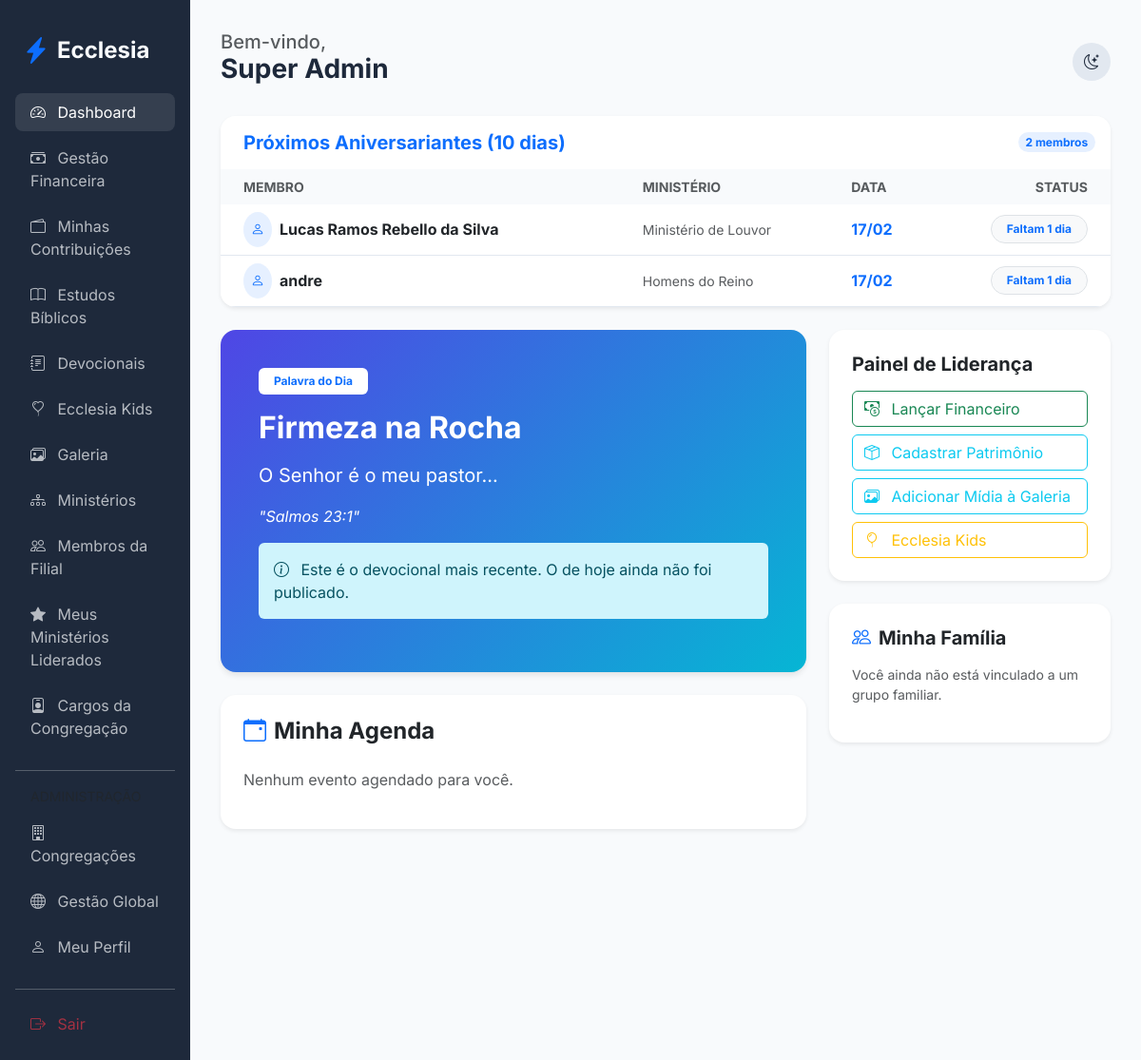
The app's page /members/dashboard (signed in), older data.
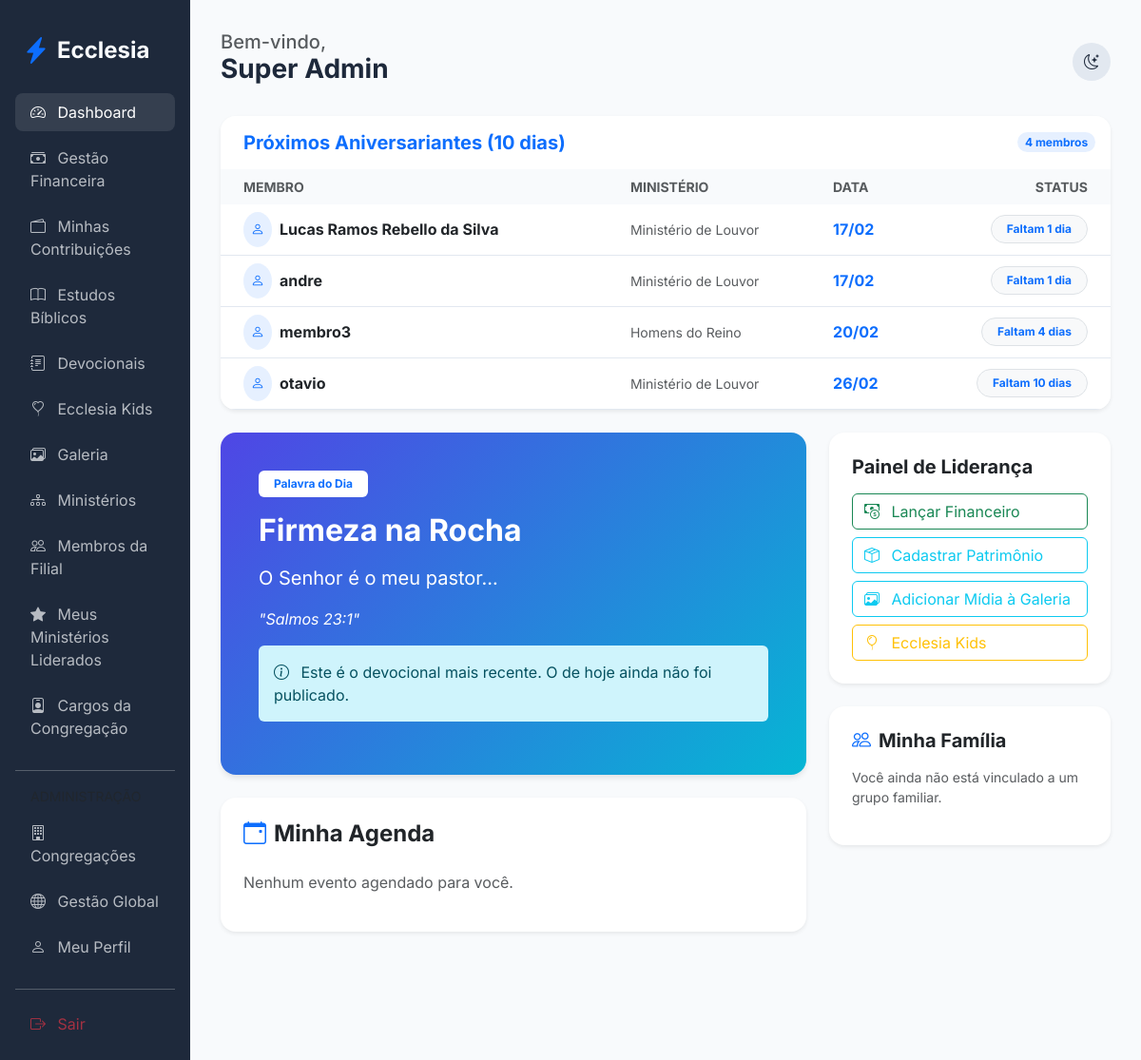
The same page, newer data.
### app/core/models.py (models this page shows, shortened)
class User(db.Model, UserMixin):
    id = db.Column(db.Integer, primary_key=True)
    name = db.Column(db.String(100), nullable=False)
    email = db.Column(db.String(120), unique=True, nullable=False)
    password_hash = db.Column(db.String(128))
    birth_date = db.Column(db.Date)
    gender = db.Column(db.String(20))
    documents = db.Column(db.String(200)) # Flexível para diferentes países
    address = db.Column(db.Text)
    phone = db.Column(db.String(50))
    profile_photo = db.Column(db.String(255), nullable=True)
    status = db.Column(db.String(20), default='pending') # pending, active, rejected
    is_ministry_leader = db.Column(db.Boolean, default=False)
    church_id = db.Column(db.Integer, db.ForeignKey('church.id'))
    family_id = db.Column(db.Integer, db.ForeignKey('family.id'), nullable=True)
    church_role_id = db.Column(db.Integer, db.ForeignKey('church_role.id'), nullable=True)
    ministries = db.relationship('Ministry', secondary=member_ministries, backref=db.backref('members', lazy='dynamic'))
    can_manage_ministries = db.Column(db.Boolean, default=False)
    can_manage_media = db.Column(db.Boolean, default=False)
    can_publish_devotionals = db.Column(db.Boolean, default=False)
    can_approve_members = db.Column(db.Boolean, default=False)
    can_manage_finance = db.Column(db.Boolean, default=False)
    can_manage_kids = db.Column(db.Boolean, default=False)
    can_manage_events = db.Column(db.Boolean, default=False)

class Ministry(db.Model):
    id = db.Column(db.Integer, primary_key=True)
    name = db.Column(db.String(100), nullable=False)
    description = db.Column(db.Text)
    church_id = db.Column(db.Integer, db.ForeignKey('church.id'))
    leader_id = db.Column(db.Integer, db.ForeignKey('user.id'), nullable=True)
    events = db.relationship('Event', backref='ministry', lazy=True)
    leader = db.relationship('User', foreign_keys=[leader_id])
    transactions = db.relationship('MinistryTransaction', backref='ministry', lazy=True)

### app/modules/members/routes.py (the view)
@members_bp.route('/dashboard')
@login_required
def dashboard():
    latest_devotional = Devotional.query.order_by(Devotional.date.desc()).first()
    recent_studies = Study.query.order_by(Study.created_at.desc()).limit(3).all()
    ministry_ids = [m.id for m in current_user.ministries]
    personal_agenda = Event.query.filter(
        (Event.church_id == current_user.church_id) &
        ((Event.ministry_id == None) | (Event.ministry_id.in_(ministry_ids)))
    ).order_by(Event.start_time.asc()).all()
    is_global_admin = current_user.church_role and current_user.church_role.name == 'Administrador Global'
    is_pastor = current_user.church_role and current_user.church_role.name == 'Pastor Líder'
    led_ministries_list = [m for m in current_user.ministries if m.leader_id == current_user.id]
    is_ministry_leader = len(led_ministries_list) > 0
    is_authorized_for_alerts = is_global_admin or is_pastor or is_ministry_leader
    pending_members = []
    if current_user.can_approve_members or is_global_admin or is_pastor:
        if is_global_admin:
            pending_members = User.query.filter_by(status='pending').all()
        else:
            from sqlalchemy import or_
            pending_members = User.query.filter(
                (User.status == 'pending') &
                (or_(User.church_id == current_user.church_id, User.church_id == None))
            ).all()
    birthday_alerts = []
    if is_authorized_for_alerts:
        from datetime import timedelta
        today = datetime.now().date()
        future_limit = today + timedelta(days=10)
        if is_global_admin or is_pastor:
            target_ministries = Ministry.query.filter_by(church_id=current_user.church_id).all()
        else:
            target_ministries = led_ministries_list
        if target_ministries:
            seen_members = set()
            for ministry in target_ministries:
                for member in ministry.members:
                    if member.birth_date and member.id not in seen_members:
                        try:
                            bday_this_year = member.birth_date.replace(year=today.year)
                        except ValueError:
                            bday_this_year = member.birth_date.replace(year=today.year, day=28)
                        if bday_this_year < today:
                            try:
                                bday_this_year = bday_this_year.replace(year=today.year + 1)
                            except ValueError:
                                bday_this_year = bday_this_year.replace(year=today.year + 1, day=28)
                        if today <= bday_this_year <= future_limit:
                            days_until = (bday_this_year - today).days
                            birthday_alerts.append({
                                'name': member.name,
                                'day': member.birth_date.day,
                                'month': member.birth_date.strftime('%m'),
                                'ministry': ministry.name,
                                'is_today': days_until == 0,
                                'days_until': days_until
                            })
                            seen_members.add(member.id)
            birthday_alerts.sort(key=lambda x: x['days_until'])
    return render_template('members/dashboard.html',
                           devotional=latest_devotional,
                           studies=recent_studies,
                           agenda=personal_agenda,
                           pending_members=pending_members,
                           birthday_alerts=birthday_alerts,
                           datetime=datetime)

### app/templates/members/dashboard.html (shortened to what the changed rows need)
{% extends "base.html" %}
{% block content %}
<div class="row g-4">
    {% if birthday_alerts %}
    <div class="col-12">
        <div class="card border-0 shadow-sm rounded-4 overflow-hidden">
            <div class="card-header bg-white border-0 py-3 d-flex justify-content-between align-items-center">
                <h5 class="fw-bold mb-0 text-primary">Próximos Aniversariantes (10 dias)</h5>
                <span class="badge bg-primary bg-opacity-10 text-primary rounded-pill">{{ birthday_alerts|length }} membros</span>
            </div>
            <div class="card-body p-0">
                <div class="table-responsive">
                    <table class="table table-hover align-middle mb-0">
                        <thead class="bg-light">
                            <tr>
                                <th class="ps-4 border-0 small text-muted">MEMBRO</th>
                                <th class="border-0 small text-muted">MINISTÉRIO</th>
                                <th class="border-0 small text-muted">DATA</th>
                                <th class="text-end pe-4 border-0 small text-muted">STATUS</th>
                            </tr>
                        </thead>
                        <tbody>
                            {% for alert in birthday_alerts %}
                            <tr class="{{ 'table-danger table-opacity-10' if alert.is_today else '' }}">
                                <td class="ps-4">
                                    <div class="d-flex align-items-center">
                                        <div class="bg-primary bg-opacity-10 text-primary rounded-circle p-2 me-2 small">
                                            <i class="bi bi-person"></i>
                                        </div>
                                        <span class="fw-bold text-dark">{{ alert.name }}</span>
                                    </div>
                                </td>
                                <td><span class="text-muted small">{{ alert.ministry }}</span></td>
                                <td><span class="fw-bold text-primary">{{ alert.day }}/{{ alert.month }}</span></td>
                                <td class="text-end pe-4">
                                    {% if alert.is_today %}
                                    <span class="badge bg-danger rounded-pill pulse px-3 py-2">HOJE! 🎂</span>
                                    {% else %}
                                    <span class="badge bg-light text-primary border rounded-pill px-3 py-2">
                                        Faltam {{ alert.days_until }} {{ 'dia' if alert.days_until == 1 else 'dias' }}
                                    </span>
                                    {% endif %}
                                </td>
                            </tr>
                            {% endfor %}
                        </tbody>
                    </table>
                </div>
            </div>
        </div>
    </div>
    {% endif %}
    <div class="col-lg-8">
        <div class="card devotional-card border-0 p-4 mb-4">
            <div class="card-body">
                {% if devotional and devotional.date == datetime.utcnow().date() %}
                    <h2 class="fw-bold mb-3">{{ devotional.title }}</h2>
                    <div class="fs-5 opacity-90">{{ devotional.content | safe }}</div>
                    {% if devotional.verse %}
                    <p class="fst-italic mt-3 mb-0">"{{ devotional.verse }}"</p>
                    {% endif %}
                {% elif devotional %}
                    <h2 class="fw-bold mb-3">{{ devotional.title }}</h2>
                {% endif %}
            </div>
        </div>
    </div>
</div>
{% endblock %}

Row changes from the older to the newer data that the page shows:
added User: name "membro3"
added User: name "otavio"
Text that changed along with them:
{{ birthday_alerts|length }}: "2" → "4"
new list line: "andre"
new list line: "Ministério de Louvor"
new list line: "17 / 02 Faltam 1 dia"
new list line: "Homens do Reino"
new list line: "20 / 02 Faltam 4 dias"
new list line: "26 / 02 Faltam 10 dias"
list line gone: "andre"
list line gone: "Homens do Reino"
list line gone: "17 / 02 Faltam 1 dia"
